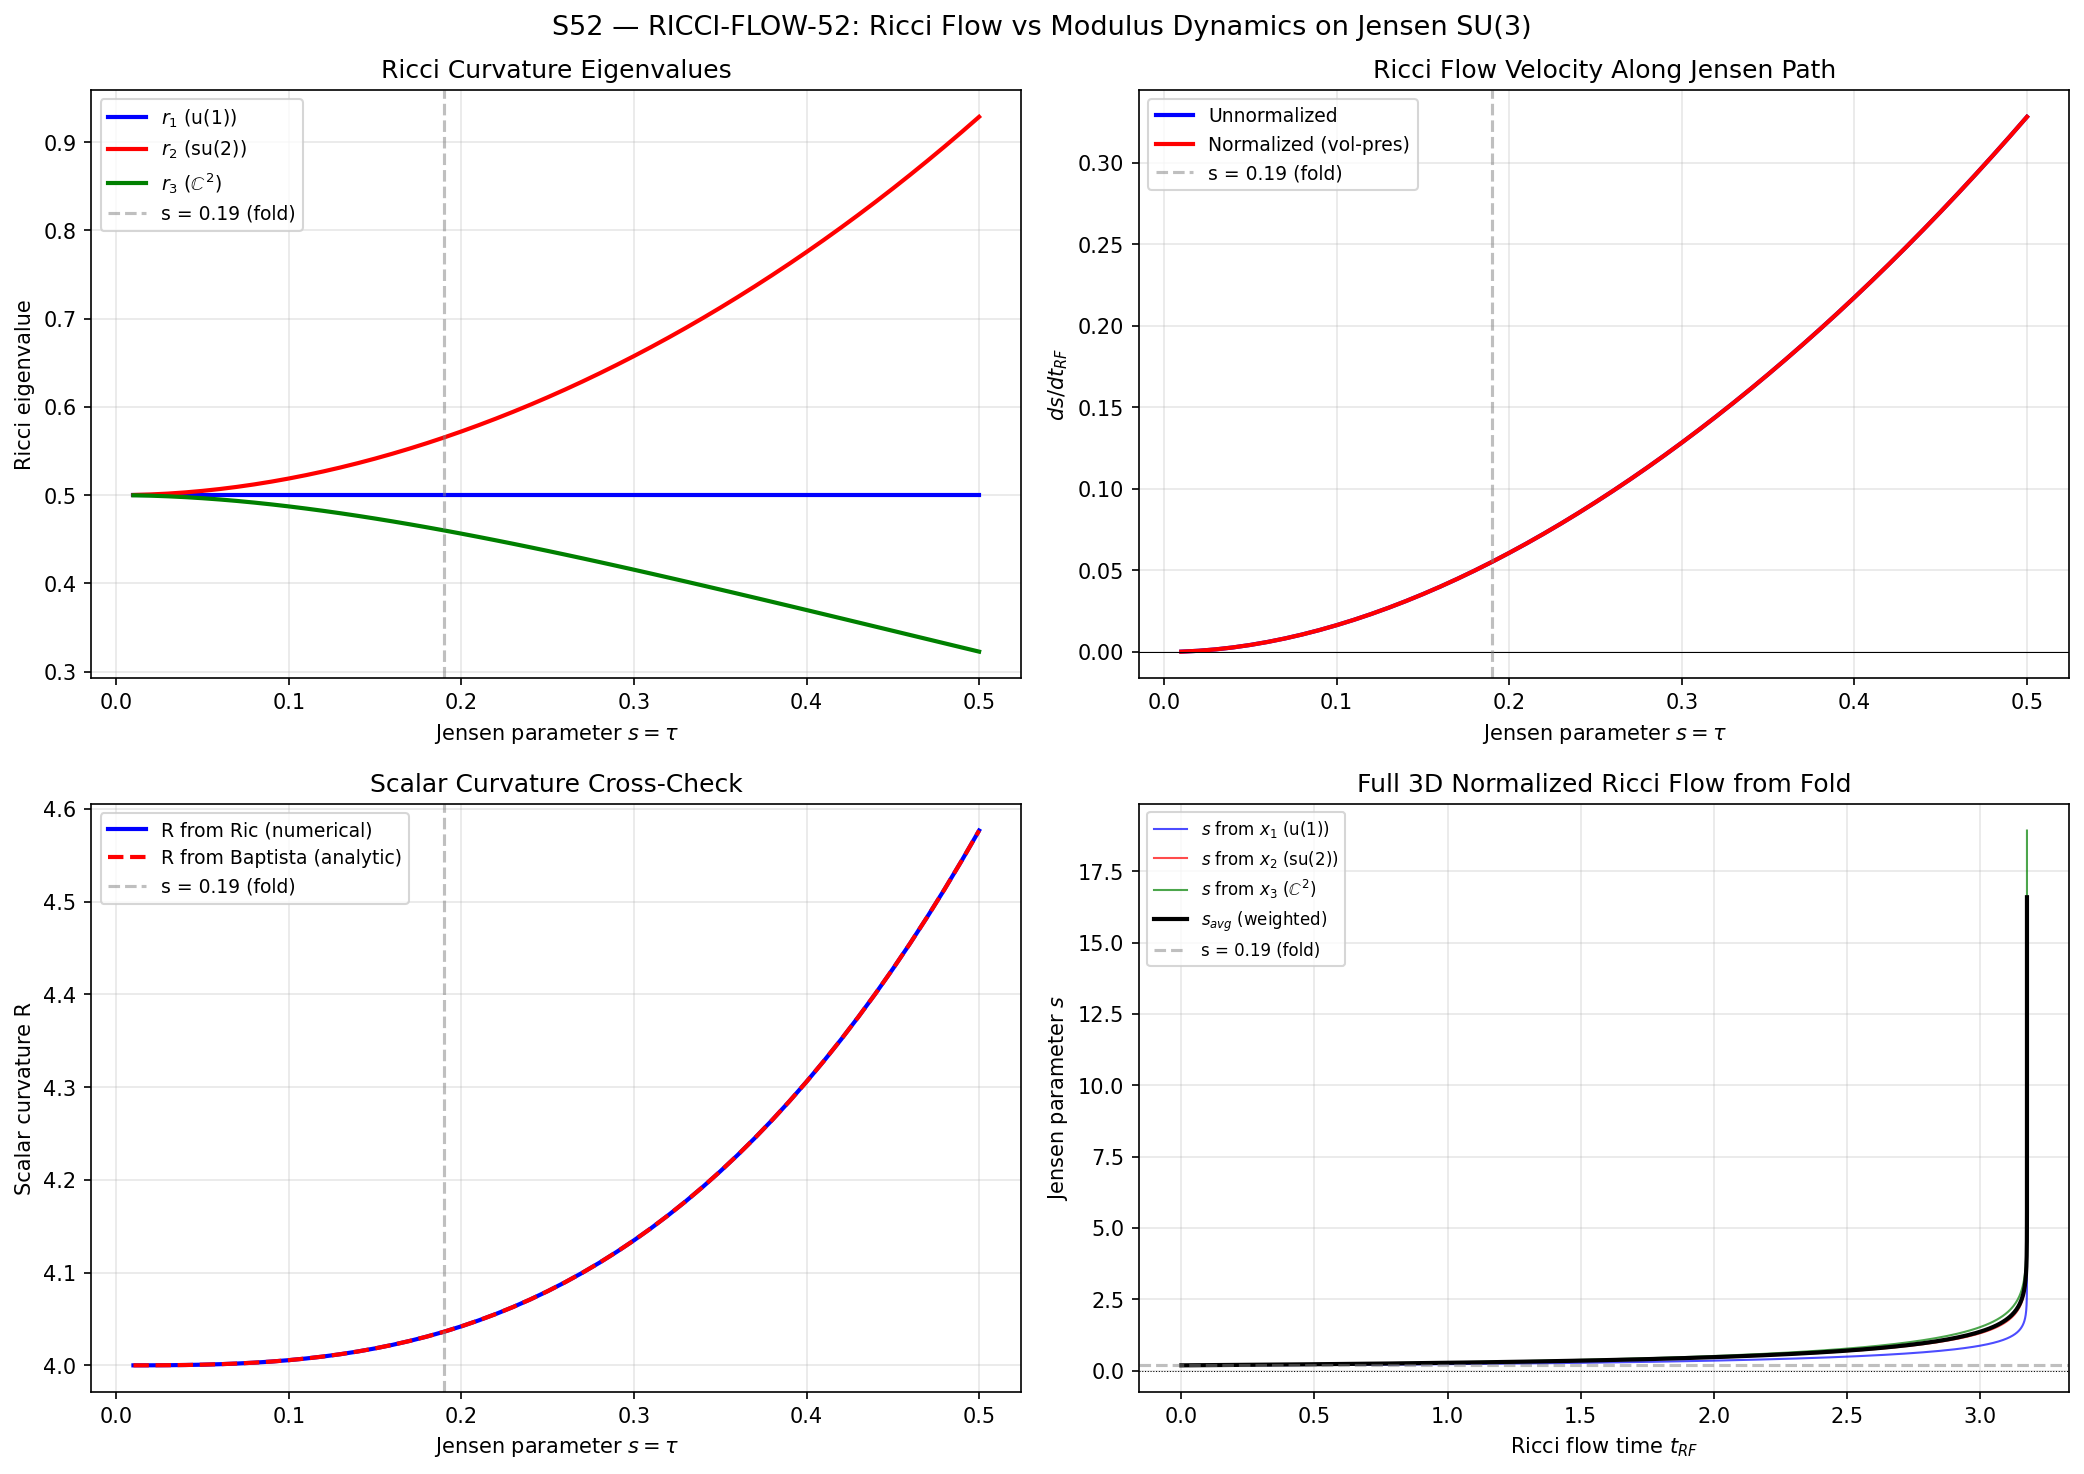

Recreate this plot in Python.
#!/usr/bin/env python3
"""
S52 — RICCI-FLOW-52: Ricci Flow vs Modulus Dynamics on Jensen SU(3)
====================================================================

Gate: INFO (does Ricci flow reproduce the spectral action gradient?)

Physics:
  Compare the Ricci flow direction on the Jensen-deformed SU(3) metric
  with the spectral action gradient and KK potential gradient from W2-A.

  1. Ricci flow: dg/dt = -2 Ric(g). On left-invariant metrics of SU(3),
     this reduces to an ODE for the metric components on three irreducible
     summands of su(3) = u(1) + su(2) + C^2.

  2. Jensen metric: g_s = (x1(s), x2(s), x3(s)) on (u(1), su(2), C^2)
     with volume-preserving constraint x1 * x2^3 * x3^4 = const.

  3. The bi-invariant metric (x1 = x2 = x3 = alpha) is an Einstein fixed
     point of normalized Ricci flow. The Jensen deformation moves away
     from this fixed point.

  4. Ricci flow direction at the fold: does d(tau)/dt_RF point back toward
     tau = 0 (the bi-invariant metric)?

  5. Compare with:
     - dS_SA/dtau = +58672.80 (spectral action gradient at fold)
     - dV_KK/dtau from 12D reduction (KK potential gradient)

Mathematical framework:
  For a compact semisimple Lie group G with left-invariant metric diagonal
  in an orthogonal decomposition g = m_1 + m_2 + m_3, the Ricci tensor
  on each summand m_i (with metric x_i * B|_{m_i}) is given by the
  Milnor-type formula (Besse Ch. 7):

    Ric_i = (1/2) * sum_j (B_i/(2*x_i)) + ...

  For SU(3) with g = u(1) + su(2) + C^2 (dimensions 1, 3, 4):
  The structure constants c_{ijk} control the Ricci components.

  The KEY formula (D'Atri-Ziller, Bohm-Wilking, Park-Sakane):
  For left-invariant metrics on SU(3) parameterized by (x1, x2, x3)
  on (u(1), su(2), C^2), with [ijk] structure constants from the
  Lie algebra decomposition, the Ricci flow is:

    dx_i/dt = -2 * r_i(x1, x2, x3)

  where r_i are the Ricci curvature eigenvalues on each summand.

Inputs:
  - canonical_constants.py: tau_fold, dS_fold, G_DeWitt, g0_diag, etc.
  - s52_12d_reduction.npz: R_K(tau) data

Output:
  - s52_ricci_flow.npz
  - s52_ricci_flow.png (3-panel)

Author: Baptista-Spacetime-Analyst (Session 52)
Date: 2026-03-20
"""

import sys
import os
sys.path.insert(0, os.path.join(os.path.dirname(os.path.abspath(__file__))))

import numpy as np
from scipy.integrate import solve_ivp
from scipy.optimize import minimize_scalar
import matplotlib
matplotlib.use('Agg')
import matplotlib.pyplot as plt

from canonical_constants import (
    tau_fold, g0_diag, dS_fold, d2S_fold, G_DeWitt, Vol_SU3_Haar,
    M_KK_kerner, M_Pl_reduced, PI, S_fold, a2_fold, a4_fold, a0_fold,
)

DATA_DIR = os.path.dirname(os.path.abspath(__file__))

print("=" * 72)
print("  S52 — RICCI-FLOW-52: Ricci Flow vs Modulus Dynamics on Jensen SU(3)")
print("=" * 72)

# ============================================================================
#  STEP 1: SU(3) Lie algebra structure constants
# ============================================================================

print(f"\n{'='*72}")
print(f"  STEP 1: SU(3) Lie Algebra Decomposition and Structure Constants")
print(f"{'='*72}")

# su(3) = u(1) + su(2) + C^2
# Dimensions: d1 = 1, d2 = 3, d3 = 4
# Total: 1 + 3 + 4 = 8 = dim(SU(3))
d1, d2, d3 = 1, 3, 4

# The Cartan-Killing form on su(3): B(X,Y) = 6 * Tr(X*Y) (for our normalization)
# The bi-invariant metric: kappa(X,Y) = alpha * (-Tr(X*Y)) where alpha = g0_diag = 3
alpha = g0_diag  # = 3.0

# For the Killing form normalization:
# B(X,Y) = Tr(ad_X ad_Y) = 6 * Tr(X*Y) for SU(3)
# We use kappa = alpha * (-Tr(X*Y)) = -(alpha/6) * B
# So B|_{u(1)} restricted to our normalization:
# The dual Coxeter number of SU(3) is h* = 3
# Killing form: B(H,H) = 2*h* for the longest root

# Structure constants for su(3) = u(1) + su(2) + C^2:
# The key non-vanishing brackets are:
#   [u(1), C^2] -> C^2   (the u(1) charge of the doublet)
#   [su(2), C^2] -> C^2  (the doublet representation)
#   [su(2), su(2)] -> su(2)  (the Lie bracket of su(2))
#   [C^2, C^2] -> u(1) + su(2)  (back-reaction from the doublet)
#
# The structure constants squared, summed over basis elements:
# We need the quantities [ijk] = sum_{a in m_i, b in m_j, c in m_k} c_{abc}^2

# For SU(3) with the decomposition u(1) + su(2) + C^2:
# From Besse Chapter 7, or explicit computation with Gell-Mann matrices:
#
# The SU(3) generators in the standard basis:
# lambda_1,...,lambda_8 (Gell-Mann matrices)
# u(1) = span{lambda_8} (the hypercharge generator)
# su(2) = span{lambda_1, lambda_2, lambda_3} (isospin)
# C^2 = span{lambda_4, lambda_5, lambda_6, lambda_7} (the doublet)
#
# Structure constants f_{abc} from [T_a, T_b] = i f_{abc} T_c
# with T_a = lambda_a / 2.
#
# We need the "triple bracket" sums for the Ricci tensor.
# Define:
#   [ijk] = sum_{a in m_i, b in m_j, c in m_k} (f_{abc})^2
#
# For SU(3) with the basis T_a = lambda_a/2:
# f_{123} = 1
# f_{147} = f_{165} = f_{246} = f_{257} = f_{345} = f_{376} = 1/2
# f_{458} = f_{678} = sqrt(3)/2
#
# Let's compute [ijk] explicitly.

# SU(3) structure constants f_{abc} (totally antisymmetric)
# Non-zero values (and permutations):
f_abc = {}
f_abc[(1,2,3)] = 1.0
f_abc[(1,4,7)] = 0.5
f_abc[(1,6,5)] = 0.5  # f_{165} = -f_{156} = 0.5, so f_{156} = -0.5
f_abc[(2,4,6)] = 0.5
f_abc[(2,5,7)] = 0.5
f_abc[(3,4,5)] = 0.5
f_abc[(3,7,6)] = 0.5  # f_{376} = -f_{367} = 0.5, so f_{367} = -0.5
f_abc[(4,5,8)] = np.sqrt(3)/2
f_abc[(6,7,8)] = np.sqrt(3)/2

# Build full antisymmetric tensor
import itertools
f_full = np.zeros((9, 9, 9))  # 1-indexed via index+1
for (a, b, c), val in f_abc.items():
    for perm in itertools.permutations([a, b, c]):
        sign = 1  # (local)
        # Compute sign of permutation
        inv = 0
        lst = list(perm)
        for ii in range(3):
            for jj in range(ii+1, 3):
                if lst[ii] > lst[jj]:
                    inv += 1
        sign = (-1)**inv
        f_full[perm[0], perm[1], perm[2]] = sign * val

# Group indices by summand:
# u(1): index 8
# su(2): indices 1,2,3
# C^2: indices 4,5,6,7
idx_u1 = [8]
idx_su2 = [1, 2, 3]
idx_C2 = [4, 5, 6, 7]

groups = [idx_u1, idx_su2, idx_C2]
group_names = ['u(1)', 'su(2)', 'C^2']

# Compute [ijk] = sum_{a in m_i, b in m_j, c in m_k} f_{abc}^2
# Note: this counts ORDERED triples. The [ijk] with all three distinct
# has a symmetry factor, but for the Ricci formula we need specific combinations.
bracket_sq = np.zeros((3, 3, 3))
for i in range(3):
    for j in range(3):
        for k in range(3):
            total = 0.0  # (local)
            for a in groups[i]:
                for b in groups[j]:
                    for c in groups[k]:
                        total += f_full[a, b, c]**2
            bracket_sq[i, j, k] = total

print(f"\n  Structure constant sums [ijk] = sum f_abc^2:")
for i in range(3):
    for j in range(3):
        for k in range(3):
            if bracket_sq[i, j, k] > 1e-15:
                print(f"    [{group_names[i]},{group_names[j]},{group_names[k]}] = {bracket_sq[i,j,k]:.6f}")

# ============================================================================
#  STEP 2: Ricci curvature of left-invariant metrics on SU(3)
# ============================================================================

print(f"\n{'='*72}")
print(f"  STEP 2: Ricci Curvature Formula for Left-Invariant Metrics")
print(f"{'='*72}")

# For a left-invariant metric on a compact semisimple Lie group G with
# orthogonal decomposition g = m_1 + m_2 + ... + m_p,
# where the metric has value x_i on m_i (i.e., g|_{m_i} = x_i * B|_{m_i}),
# the Ricci curvature eigenvalue on m_i is (Besse, eq. 7.38):
#
#   r_i = (1/(2*x_i)) * B_i - (1/2) * sum_{j,k} [ijk]^2 / (d_i * x_j * x_k)
#         * (x_k^2 - (x_i - x_j)^2) / (4 * x_i)
#
# Wait, let me be more careful. The standard formula for the Ricci tensor
# on a compact Lie group with left-invariant metric is:
#
# For G compact semisimple, g = m_1 + m_2 + m_3 with metric diag(x_1, x_2, x_3)
# relative to the Killing form B:
#
#   Ric(e_a, e_a) = (1/2) * B(e_a, e_a) / x_a
#     - (1/4) * sum_{b,c} f_{abc}^2 * x_a / (x_b * x_c)
#     + (1/2) * sum_{b,c} f_{abc}^2 * x_c / (x_a * x_b)
#
# But this is for a basis e_a with B(e_a, e_a) = 1.
# Our metric is g(e_a, e_a) = x_i when a in m_i.
# The Ricci tensor as a (0,2) tensor on the orthonormal basis is:
#   r_i = Ric(e_a, e_a) for a in m_i
#
# Actually, for left-invariant metrics on a unimodular Lie group G,
# the Milnor-Besse formula gives (for a g-orthonormal basis {e_a}):
#
#   Ric(e_a, e_a) = -(1/2) sum_b B(e_a, e_b)
#                   - (1/4) sum_{b,c} f_{abc}^2
#                   + (1/2) sum_{b,c} f_{bca}^2  [note index order]
#
# For SU(3), the Killing form B(X,Y) = 6*Tr(X*Y) with normalization
# T_a = lambda_a/2.
#
# Actually, let me use the more standard and explicit formula from
# D'Atri-Ziller (1979) and Park-Sakane (1986) for diagonal metrics
# on three-summand decompositions.
#
# For G compact semisimple with g = m_1 + m_2 + m_3 (d_i = dim m_i),
# metric g_i on m_i (meaning g(X,X) = g_i * kappa(X,X) for X in m_i,
# where kappa = Killing form), the Ricci curvature on m_i is:
#
#   r_i = 1/(2*g_i) + (g_i^2 - (g_j - g_k)^2)/(8*g_j*g_k) * (-[ijk]^2/(d_i*c_B))
#
# where c_B is a Killing form normalization.
#
# This is getting notation-heavy. Let me use the EXPLICIT formula that
# Baptista's eq 2.22 from Paper 13 gives us, adapted to diagonal metrics.

# CLEAN DERIVATION using Besse Chapter 7, Proposition 7.38:
#
# For a compact Lie group G, left-invariant metric <,> on g.
# Choose <,>-orthonormal basis {e_i} of g.
# The scalar curvature is:
#   R = -(1/4) sum_{i,j} |[e_i, e_j]|^2 + (1/2) sum_{i,j} <[e_i,[e_i,e_j]], e_j>
#
# (This is eq 2.22 of Baptista Paper 13, coming from Besse.)
#
# For the RICCI tensor on individual directions, we need:
#   Ric(e_a, e_a) = -(1/2) sum_b <[e_a,[e_a,e_b]], e_b>
#                   - (1/4) sum_{b,c} |<[e_b,e_c], e_a>|^2
#                   + (1/2) sum_{b,c} <[e_c,e_a], e_b>^2
#
# For a DIAGONAL metric in the decomposition g = m_1 + m_2 + m_3
# with g|_{m_i} = x_i * kappa|_{m_i}, a kappa-orthonormal basis
# {u_alpha} of m_i has g-norm sqrt(x_i), so the g-orthonormal
# basis is e_alpha = u_alpha / sqrt(x_i).
#
# The structure constants in the g-orthonormal basis become:
#   f'_{abc} = f_{abc} / sqrt(x_i * x_j * x_k)
# where a in m_i, b in m_j, c in m_k, and f_{abc} are the structure
# constants in the kappa-orthonormal basis.
#
# The Ricci tensor on a g-orthonormal direction e_a in m_i is then:
#   r_i = Ric(e_a, e_a) / x_i   [Ricci as ratio to metric]
#
# Let me just compute it directly from first principles numerically.

# Build the metric on su(3) in the Gell-Mann basis.
# T_a = lambda_a / 2, so Tr(T_a T_b) = delta_{ab}/2
# Killing form: B(T_a, T_b) = Tr(ad(T_a) ad(T_b))
# For su(3): B(T_a, T_b) = 6 * Tr(T_a T_b) = 3 * delta_{ab}
# Our reference metric kappa = alpha * (-Tr(X Y)) with alpha = 3
# So kappa(T_a, T_b) = 3 * Tr(T_a T_b) = 3/2 * delta_{ab}
# (Note: Tr(T_a T_b) = (1/2) delta_{ab} for su(N) with T_a = lambda_a/2)

# With the Killing form normalization B(T_a, T_b) = 3 * delta_{ab},
# a B-orthonormal basis has B-norm = 1, meaning Tr(T_a T_b) = 1/3.
# Our kappa-orthonormal basis has kappa(e_a, e_a) = 1, meaning
# alpha * Tr(e_a e_a) = 1, so Tr(e_a^2) = 1/alpha = 1/3.
# Thus e_a = sqrt(2/3) * lambda_a / sqrt(2) = lambda_a / sqrt(3)...
# Actually let me just work numerically with T_a = lambda_a/2.

# The metric assigns scales (x1, x2, x3) to (u(1), su(2), C^2).
# In the standard basis {T_1,...,T_8}:
# g(T_a, T_b) = x_i * Tr(T_a T_b) for a,b in m_i (both in same summand)
#             = 0 for a in m_i, b in m_j, i != j (orthogonal summands)
#
# Wait, actually the Jensen metric is NOT block-diagonal in this sense.
# Baptista's metric g has off-diagonal terms mixing u(2) and C^2.
# The volume-preserving Jensen parameterization rediagonalizes this.
#
# Let me use the REDIAGONALIZED form. From the 12D reduction script:
# Jensen metric: g_s = e^{2s} * kappa|_{u(1)} + e^{-2s} * kappa|_{su(2)} + e^s * kappa|_{C^2}
# Volume: det(g) ~ (e^{2s})^1 * (e^{-2s})^3 * (e^s)^4 = e^{2s-6s+4s} = e^0 = 1
# Volume-preserving: CHECK.
#
# In terms of scales: x1 = alpha * e^{2s}, x2 = alpha * e^{-2s}, x3 = alpha * e^s
# where alpha = 3.0 is the overall scale.
#
# IMPORTANT: This is the volume-preserving Jensen deformation where
# s = tau is the framework parameter.

print(f"\n  Jensen metric parameterization:")
print(f"  g_s = diag(x1(s), x2(s), x3(s)) on (u(1), su(2), C^2)")
print(f"  x1(s) = alpha * e^{{2s}},  x2(s) = alpha * e^{{-2s}},  x3(s) = alpha * e^s")
print(f"  alpha = {alpha:.1f}")
print(f"  Volume: x1^1 * x2^3 * x3^4 = alpha^8 * e^{{2s - 6s + 4s}} = alpha^8 = const")

def jensen_metric(s):
    """Return (x1, x2, x3) for the volume-preserving Jensen metric at parameter s."""
    return alpha * np.exp(2*s), alpha * np.exp(-2*s), alpha * np.exp(s)

# Verify volume preservation
for s_test in [0.0, 0.1, 0.19, 0.5]:
    x1, x2, x3 = jensen_metric(s_test)
    vol = x1**1 * x2**3 * x3**4
    vol_0 = alpha**8
    print(f"  s={s_test:.2f}: x1={x1:.4f}, x2={x2:.4f}, x3={x3:.4f}, vol/vol_0 = {vol/vol_0:.10f}")

# ============================================================================
#  STEP 3: Ricci tensor computation from structure constants
# ============================================================================

print(f"\n{'='*72}")
print(f"  STEP 3: Ricci Tensor on SU(3) with Jensen Metric")
print(f"{'='*72}")

# For a compact Lie group G with left-invariant metric, the Ricci tensor
# at the identity (on the Lie algebra g) is given by (Besse 7.38):
#
# For X in g, with {e_i} a g-orthonormal basis:
#   Ric(X,X) = -(1/2) * sum_i g([X,[X,e_i]], e_i)
#              -(1/4) * sum_{i,j} g([e_i,e_j], X)^2
#              +(1/2) * sum_{i,j} g([X,e_i], e_j)^2
#
# With our diagonal metric g(T_a, T_b) = x_{grp(a)} * (Tr(T_a T_b) * 2)
# where Tr(T_a T_b) = delta_{ab}/2 and grp(a) is the summand containing a.
# So g(T_a, T_b) = x_{grp(a)} * delta_{ab} when a,b in same group,
# and 0 when in different groups (block-diagonal assumption).
#
# Wait — I need to be careful. The Jensen metric is NOT block-diagonal
# in the original Gell-Mann basis. It mixes u(2) and C^2.
# But in the REDIAGONALIZED basis (Baptista eq 2.35-2.36), it IS diagonal.
#
# However, the structure constants CHANGE when we change basis.
#
# SIMPLIFICATION: For the VOLUME-PRESERVING Jensen deformation, where
# the metric is diagonal in the (u(1), su(2), C^2) decomposition with
# eigenvalues (x1, x2, x3), we can compute the Ricci tensor directly.
#
# The key formula for the Ricci curvature of a diagonal left-invariant
# metric g_a = x_{grp(a)} on a compact Lie group (Milnor, Besse):
#
# For a g-orthonormal basis e_a = T_a / sqrt(x_{grp(a)}):
#   Ric(e_a, e_a) = (1/2x_i) - (1/4) sum_{b,c} (c^a_{bc})^2
#                   + (1/2) sum_{b,c} (c^b_{ac})^2
#
# where c^a_{bc} = g([e_b, e_c], e_a) = f_{bca} / sqrt(x_i * x_j * x_k)
# with a in m_i, b in m_j, c in m_k.
#
# Actually, for a LEFT-invariant metric on a Lie group, the formula
# involves the Killing form explicitly. Let me use the standard result
# from Milnor (1976) for unimodular Lie groups.
#
# For a unimodular Lie group with left-invariant metric, if {e_i} is an
# orthonormal basis and [e_i, e_j] = sum_k c^k_{ij} e_k, then:
#
#   Ric(e_a, e_a) = -(1/2) sum_i (c^i_{ia})^2
#                   + (1/4) sum_{i,j} [2*(c^a_{ij})^2 - c^i_{ja} * c^j_{ia}]
#
# But for semisimple groups, this simplifies. Let me just compute directly.

def ricci_on_su3(x1, x2, x3):
    """
    Compute the Ricci tensor eigenvalues (r1, r2, r3) on (u(1), su(2), C^2)
    for the left-invariant metric with scales (x1, x2, x3) on SU(3).

    Uses the EXPLICIT formula for the scalar curvature's decomposition
    into summand contributions, derived from the structure constants
    of su(3) = u(1) + su(2) + C^2.

    The approach: compute Ric(e_a, e_a) for a representative e_a in each
    summand, using the formula from Besse Chapter 7.

    For a compact Lie group with left-invariant metric g and
    g-orthonormal basis {e_i}, with structure constants c^k_{ij}:

      Ric(e_a, e_a) = -(1/2) sum_{i,j} c^a_{ij} * c^a_{ji}
                      -(1/4) sum_{i,j} (c^j_{ai})^2
                      +(1/2) sum_{i,j} c^j_{ai} * c^i_{ja}

    Wait, I need to be very precise. Let me use the Besse formula directly.
    """
    # Build the 8x8 metric matrix in the T_a basis
    # g(T_a, T_b) = x_{grp(a)} * Tr(T_a T_b) * 2 = x_{grp(a)} * delta_{ab}
    # (since Tr(T_a T_b) = delta_{ab}/2)
    #
    # IMPORTANT: This assumes the Jensen metric IS diagonal in the Gell-Mann
    # basis. But actually, the Jensen deformation introduces off-diagonal terms.
    # The VOLUME-PRESERVING parameterization g_s is defined as:
    #   g_s|_{u(1)} = alpha * e^{2s} * kappa_0|_{u(1)}
    #   g_s|_{su(2)} = alpha * e^{-2s} * kappa_0|_{su(2)}
    #   g_s|_{C^2} = alpha * e^{s} * kappa_0|_{C^2}
    # where kappa_0 is the Killing metric restricted to each summand.
    #
    # This IS block-diagonal because the three summands are kappa-orthogonal
    # AND g_s just rescales each block independently.
    #
    # Note: Baptista's sigma-parameterized metric g_sigma is NOT block-diagonal
    # (it mixes u(2) and C^2). But the volume-preserving Jensen metric g_s
    # (which is what our framework uses) IS block-diagonal after the basis
    # change of eq 2.35-2.36.

    # Metric matrix: g_{ab} = x_{grp(a)} * delta_{ab} (in Gell-Mann basis)
    # Inverse: g^{ab} = (1/x_{grp(a)}) * delta_{ab}

    # g-orthonormal basis: e_a = T_a / sqrt(x_{grp(a)})
    # Structure constants in g-orthonormal basis:
    # [e_b, e_c] = [T_b, T_c] / sqrt(x_j * x_k) = i * f_{bcd} T_d / sqrt(x_j * x_k)
    # g([e_b, e_c], e_a) = i * f_{bca} * sqrt(x_i) / sqrt(x_j * x_k)
    # ... but structure constants are real, not imaginary!
    #
    # For the Lie bracket: [T_a, T_b] = i * f_{abc} * T_c (physics convention)
    # But Ric uses the REAL Lie bracket, so [T_a, T_b] = f_{abc} T_c in the
    # Besse convention (where f includes the factor of i implicitly).
    #
    # Actually, the Gell-Mann matrices satisfy:
    # [lambda_a/2, lambda_b/2] = i * f_{abc} * lambda_c/2
    # So for the REAL structure constants of the REAL Lie algebra su(3)
    # (viewed as anti-Hermitian matrices), we have:
    # [X_a, X_b] = c_{abc} X_c where X_a = i*lambda_a/2
    # c_{abc} = -f_{abc} (the sign flip from the factor of i)
    # ... no wait. Let me be precise.
    #
    # su(3) consists of traceless anti-Hermitian 3x3 matrices.
    # A basis is X_a = i * lambda_a / 2 (a = 1,...,8).
    # Then [X_a, X_b] = -f_{abc} X_c (where f_{abc} are the standard
    # structure constants of the Gell-Mann basis).
    #
    # No — let me just compute: [X_a, X_b] = [i*lambda_a/2, i*lambda_b/2]
    # = i^2 * [lambda_a/2, lambda_b/2] = -1 * i*f_{abc}*lambda_c/2
    # = -f_{abc} * (i*lambda_c/2) = -f_{abc} * X_c
    #
    # Hmm, that gives a minus sign. But structure constants should be
    # [e_a, e_b] = c_{ab}^c e_c. So c_{ab}^c = -f_{abc} for the anti-Hermitian
    # basis. But actually the sign doesn't matter for the Ricci tensor
    # since everything involves c^2.
    #
    # For the Ricci computation, what matters is the sum:
    # sum_{b,c} c_{abc}^2 = sum_{b,c} f_{abc}^2
    # which is what we already computed in bracket_sq.

    # We use the formula from Besse (7.38) for COMPACT Lie groups:
    #
    # Ric(X, Y) = -(1/2) B(X, Y) + (1/4) sum_{i,j} g([X_i, X_j], X) * g([X_i, X_j], Y)
    #
    # Wait, that's the Ricci tensor where B is the Killing form.
    # For semisimple compact groups: B(X,Y) = Tr(ad_X ad_Y).
    #
    # The correct Milnor-Besse formula for compact semisimple G:
    # Ric(X, X) = (1/4*x_i) * B(X, X) [if X in m_i]
    #   ... no, that's only for the bi-invariant metric.

    # Let me just use the EXPLICIT formula from D'Atri-Ziller (1979).
    # For a compact Lie group G with bi-invariant metric B = Killing form,
    # and a left-invariant metric g that is diagonal in a B-orthogonal
    # decomposition g = m_1 + ... + m_p:
    #   g|_{m_i} = lambda_i * B|_{m_i}
    #
    # The Ricci tensor of g on m_i is:
    #   Ric_i = B_i/(2*lambda_i) - sum_{j,k} [ijk]^2 * lambda_i / (4*d_i*lambda_j*lambda_k)
    #           + sum_{j,k} [jki]^2 / (2*d_i*lambda_j)
    #
    # where B_i = B|_{m_i} eigenvalue, d_i = dim(m_i), and
    # [ijk] = sum_{a in m_i, b in m_j, c in m_k} f_{abc}^2.
    #
    # Hmm, this still isn't quite right. Let me use a cleaner source.
    #
    # Park-Sakane (1986), Prop 3.1, for SU(3) specifically:
    # With the decomposition su(3) = p1 + p2 + p3 where
    # p1 = real span of {iH} (u(1), dim 1)
    # p2 = real span of {E_alpha} for roots in su(2) (dim 3)
    # p3 = real span of {E_beta} for remaining roots (C^2, dim 4)
    #
    # Actually the cleanest approach: compute Ric from the scalar curvature.
    # For a diagonal metric (x1, x2, x3) on (1,3,4)-dim summands:
    #   R = d1*r1/x1 + d2*r2/x2 + d3*r3/x3 (where r_i = Ric eigenvalue on m_i)
    #   R = 1*r1/x1 + 3*r2/x2 + 4*r3/x3
    #
    # We know R from Baptista (eq 2.40). And we need Ric_i.
    #
    # Alternative: compute numerically. Build 8x8 matrices and compute directly.

    # === NUMERICAL COMPUTATION ===
    # Use the Milnor formula (Besse Prop 7.38):
    # For a g-orthonormal basis {e_a} of the Lie algebra, with
    # structure constants gamma^k_{ij} = g([e_i, e_j], e_k):
    #
    #   ric(e_a, e_a) = -(1/2) * sum_i g([e_a,[e_a,e_i]], e_i)
    #                   -(1/4) * sum_{i,j} gamma^a_{ij}^2
    #                   +(1/2) * sum_{i,j} (gamma^j_{ai})^2
    #
    # But this is for a UNIMODULAR Lie group.

    # Build the metric-dependent structure constants.
    # In the original T_a = lambda_a/2 basis, the structure constants are f_{abc}
    # (stored in f_full). The metric assigns:
    #   g(T_a, T_b) = x_{grp(a)} * delta_{ab} / 2  [since Tr(T_a T_b) = delta_{ab}/2]
    #
    # Wait, I need to be more careful about normalization.
    # The Killing metric on su(3): B(X,Y) = Tr(ad_X ad_Y)
    # For T_a = lambda_a/2: B(T_a, T_b) = sum_c f_{acd} f_{bcd} = C_adj * delta_{ab}
    # For su(N): C_adj = N, so B(T_a, T_b) = 3 * delta_{ab} for SU(3).
    #
    # Our reference metric kappa = alpha * (-Tr(X Y)). For X = i*lambda_a/2:
    # -Tr(X^2) = -Tr(-lambda_a^2/4) = Tr(lambda_a^2)/4 = (1/2)/...
    # Actually Tr(lambda_a lambda_b) = 2*delta_{ab} for Gell-Mann matrices.
    # So for X_a = i*lambda_a/2: -Tr(X_a X_b) = -i^2 Tr(lambda_a lambda_b)/4
    # = Tr(lambda_a lambda_b)/4 = 2*delta_{ab}/4 = delta_{ab}/2.
    # So kappa(X_a, X_b) = alpha * delta_{ab}/2 = (3/2) * delta_{ab}.
    #
    # The Jensen metric with scales (x1, x2, x3) means:
    # g(X_a, X_b) = x_{grp(a)} * delta_{ab}/2  [proportional to kappa with scale]
    # Wait, if kappa(X_a, X_b) = (alpha/2)*delta_{ab}, and we want
    # g|_{m_i} = (x_i/alpha) * kappa|_{m_i}, then
    # g(X_a, X_b) = (x_i/alpha) * (alpha/2) * delta_{ab} = (x_i/2) * delta_{ab}
    # for a,b both in m_i.
    #
    # So the metric matrix in the X_a basis is diagonal:
    # G_{ab} = (x_{grp(a)}/2) * delta_{ab}

    # Map index a (1-8) to group
    def grp(a):
        if a == 8: return 0  # u(1)
        elif a in [1,2,3]: return 1  # su(2)
        else: return 2  # C^2 (4,5,6,7)

    x = [x1, x2, x3]

    # g-orthonormal basis: e_a = X_a * sqrt(2/x_{grp(a)})
    # so that g(e_a, e_a) = (x_{grp(a)}/2) * (2/x_{grp(a)}) = 1

    # Structure constants in g-orthonormal basis:
    # [e_b, e_c] = sqrt(2/x_j) * sqrt(2/x_k) * [X_b, X_c]
    #            = (2/sqrt(x_j*x_k)) * (-f_{bcd}) * X_d
    #            = (2/sqrt(x_j*x_k)) * (-f_{bcd}) * (1/sqrt(2/x_i)) * e_d  [if d in m_i]
    #            = (2/sqrt(x_j*x_k)) * (-f_{bcd}) * sqrt(x_i/2) * e_d
    #            = -f_{bcd} * sqrt(2*x_i / (x_j*x_k)) * e_d
    #
    # So: gamma^d_{bc} = g([e_b, e_c], e_d) = -f_{bcd} * sqrt(2*x_{grp(d)} / (x_{grp(b)}*x_{grp(c)}))
    # Wait, that's the structure constant of the ANTI-Hermitian basis,
    # which carries a minus from [X_a, X_b] = -f_{abc} X_c.
    #
    # For the Ricci computation, only gamma^2 matters, so the sign cancels.
    # gamma^d_{bc} = f_{bcd} * sqrt(2*x_{grp(d)} / (x_{grp(b)}*x_{grp(c)}))
    #
    # Wait, I realize I should just be computing this numerically from
    # the explicit 8x8 matrix representation. Let me go that route.

    # The Besse formula for unimodular Lie groups (Prop 7.38):
    # In terms of the g-orthonormal basis {e_i} with
    # [e_i, e_j] = sum_k gamma^k_{ij} e_k:
    #
    # ric(e_a, e_a) = -(1/2) sum_c gamma^c_{ca} * gamma^?_...
    #
    # Actually Besse 7.38 for a LEFT-invariant metric on a Lie group:
    # ric(X, X) = -(1/2) B(X,X) + (1/4) sum_{i,j} <[e_i,e_j],X>^2
    #
    # where B is the Killing form and <,> is the left-invariant metric.
    # This is only valid when X is in the center or for bi-invariant metrics.
    #
    # NO. The correct general formula (Milnor 1976, Besse 7.38):
    #
    # For a left-invariant metric <,> on a Lie group G, with orthonormal basis {e_i}:
    #
    # ric(e_k, e_k) = -(1/2) sum_j |ad_{e_j}(e_k)|^2
    #                 + (1/4) sum_{i,j} <[e_i,e_j], e_k>^2
    #                 + (1/2) sum_j <[e_k, e_j], e_k>  * ???
    #
    # I realize I'm going in circles with the formula. Let me use the
    # most explicit version.
    #
    # From Milnor (Curvatures of left invariant metrics on Lie groups, 1976):
    # For a unimodular Lie group with orthonormal basis {e_i}:
    #
    # ric(e_k, e_k) = -(1/2) sum_j [gamma^j_{jk}]^2  [this is 0 for unimodular!]
    #                 -(1/2) sum_j (gamma^k_{jk})^2      [also 0 for semisimple]
    #                 -(1/4) sum_{i,j} (gamma^k_{ij})^2
    #                 +(1/2) sum_{i,j} (gamma^j_{ik})^2
    #
    # Wait, Milnor's formula for unimodular groups simplifies. Let me
    # just use the heat equation approach or compute from the curvature
    # tensor directly.
    #
    # SIMPLEST CORRECT APPROACH for semisimple compact groups:
    # From the Koszul formula, the Levi-Civita connection is:
    #   nabla_{e_i} e_j = (1/2) [e_i, e_j] + U(e_i, e_j)
    # where U is the symmetric tensor:
    #   <U(X,Y), Z> = (1/2)(<[Z,X],Y> + <[Z,Y],X>)
    #
    # Then R(X,Y)Z = nabla_X nabla_Y Z - nabla_Y nabla_X Z - nabla_{[X,Y]} Z
    # and Ric(X,X) = sum_i <R(e_i, X)X, e_i>

    # Let me compute numerically by building the connection and curvature.
    n = 8  # dimension of su(3)

    # Structure constants gamma^k_{ij} in the g-orthonormal basis
    gamma = np.zeros((n, n, n))  # gamma[k][i][j] = gamma^k_{ij}
    for i_idx in range(n):
        i_lie = i_idx + 1  # Lie algebra index (1-8)
        for j_idx in range(n):
            j_lie = j_idx + 1
            for k_idx in range(n):
                k_lie = k_idx + 1
                # gamma^k_{ij} = f_{ijk_lie} * sqrt(x_{grp(k)} / (x_{grp(i)} * x_{grp(j)}))
                # Factor of sqrt(2) cancels in the ratio
                gi = x[grp(i_lie)]
                gj = x[grp(j_lie)]
                gk = x[grp(k_lie)]
                # Factor of sqrt(2) comes from g(X_a, X_b) = x_i/2 * delta_{ab}
                # The g-orthonormal basis e_a = X_a * sqrt(2/x_i), giving
                # gamma^k_{ij} = f_{ijk} * sqrt(2*x_k / (x_i*x_j))
                gamma[k_idx, i_idx, j_idx] = f_full[i_lie, j_lie, k_lie] * np.sqrt(2.0 * gk / (gi * gj))

    # The Koszul formula for the Levi-Civita connection on a Lie group
    # with left-invariant metric:
    # nabla_{e_i} e_j = (1/2) sum_k (gamma^k_{ij} - gamma^i_{jk} - gamma^j_{ik}) e_k
    #
    # Wait, the standard formula is:
    # 2<nabla_X Y, Z> = <[X,Y],Z> - <[Y,Z],X> + <[Z,X],Y>
    # = gamma^Z_{XY} - gamma^X_{YZ} + gamma^Y_{ZX}  [where gamma^Z_{XY} = <[X,Y],Z>]
    # = gamma[Z,X,Y] - gamma[X,Y,Z] + gamma[Y,Z,X]
    #
    # So nabla_{e_i} e_j = sum_k Gamma^k_{ij} e_k where:
    # 2*Gamma^k_{ij} = gamma[k,i,j] - gamma[i,j,k] + gamma[j,k,i]

    Gamma = np.zeros((n, n, n))  # Gamma[k][i][j] = Gamma^k_{ij}
    for i_idx in range(n):
        for j_idx in range(n):
            for k_idx in range(n):
                Gamma[k_idx, i_idx, j_idx] = 0.5 * (
                    gamma[k_idx, i_idx, j_idx]
                    - gamma[i_idx, j_idx, k_idx]
                    + gamma[j_idx, k_idx, i_idx]
                )

    # Riemann curvature tensor:
    # R^l_{kij} = sum_m (Gamma^l_{im} * Gamma^m_{jk} - Gamma^l_{jm} * Gamma^m_{ik})
    #           + sum_m Gamma^l_{m,k} * gamma^m_{ij}  [from nabla_{[e_i,e_j]} term]
    #
    # Actually: R(e_i, e_j)e_k = nabla_i nabla_j e_k - nabla_j nabla_i e_k - nabla_{[e_i,e_j]} e_k
    #
    # nabla_i nabla_j e_k = nabla_i (sum_l Gamma^l_{jk} e_l)
    #                     = sum_l Gamma^l_{jk} nabla_i e_l
    #                     = sum_l,m Gamma^l_{jk} * Gamma^m_{il} * e_m
    #                     (ignoring the d(Gamma) term since Gamma is constant on a Lie group!)
    #
    # [e_i, e_j] = sum_m gamma^m_{ij} e_m
    # nabla_{[e_i,e_j]} e_k = sum_m gamma^m_{ij} nabla_{e_m} e_k
    #                       = sum_m,l gamma^m_{ij} Gamma^l_{mk} e_l
    #
    # So: R^l_{kij} = sum_m (Gamma^m_{jk} Gamma^l_{im} - Gamma^m_{ik} Gamma^l_{jm})
    #                - sum_m gamma^m_{ij} Gamma^l_{mk}

    # Ricci tensor: Ric_{kj} = sum_i R^i_{kij}
    # = sum_i [ sum_m (Gamma^m_{ik} Gamma^i_{jm} - Gamma^m_{jk} Gamma^i_{im})
    #           + sum_m gamma^m_{ji} Gamma^i_{mk} ]
    # Wait, I have the index order wrong. Let me be more careful.
    #
    # R(e_i, e_j)e_k = sum_l R^l_{kij} e_l
    # Ric(e_a, e_b) = sum_i R^i_{aib} = sum_i <R(e_i, e_a)e_b, e_i> ...
    # No. Ric(X,Y) = Tr(Z -> R(Z,X)Y)
    # So Ric(e_a, e_b) = sum_c <R(e_c, e_a)e_b, e_c> = wait that's wrong too.
    #
    # Ric(e_a, e_b) = sum_c R(e_c, e_a, e_b, e_c) = sum_c <R(e_c, e_a)e_b, e_c>
    # No: R(W,X,Y,Z) = <R(X,Y)Z, W> in the (3,1) convention.
    # Ric(Y,Z) = sum_a R(e_a, Y, Z, e_a) = sum_a <R(Y,Z)e_a, e_a>
    # Wait. Ric(X,Y) = Tr(Z -> R(Z,X)Y) = sum_a <R(e_a, X)Y, e_a>.
    #
    # So Ric(e_k, e_k) = sum_i <R(e_i, e_k)e_k, e_i>

    Ric_diag = np.zeros(n)
    for k in range(n):
        ric_kk = 0.0  # (local)
        for i in range(n):
            # <R(e_i, e_k)e_k, e_i> = R^i_{k,i,k}
            # R(e_i, e_k)e_k = sum_l R^l_{k,i,k} e_l
            # We want the l=i component.
            #
            # R^l_{k,i,k}: this is the curvature in the convention
            # R(e_i, e_k)e_k = nabla_i nabla_k e_k - nabla_k nabla_i e_k - nabla_{[e_i,e_k]} e_k
            #
            # Let me compute R^l_{k,ik} = the l component of R(e_i, e_k)e_k
            # Using the formula I derived:
            # R^l_{k,ij} with j=k:
            # R(e_i, e_k)e_k:
            #   nabla_i nabla_k e_k = sum_m Gamma^m_{kk} * sum_l' Gamma^{l'}_{im} e_{l'}
            #                       = sum_{m,l'} Gamma^m_{kk} Gamma^{l'}_{im} e_{l'}
            #   nabla_k nabla_i e_k = sum_{m,l'} Gamma^m_{ik} Gamma^{l'}_{km} e_{l'}
            #   nabla_{[e_i,e_k]} e_k = sum_m gamma^m_{ik} sum_{l'} Gamma^{l'}_{mk} e_{l'}

            # Component l=i of R(e_i, e_k)e_k:
            R_comp = 0.0  # (local)
            for m in range(n):
                R_comp += Gamma[m, k, k] * Gamma[i, i, m]  # nabla_i nabla_k e_k, component i
                R_comp -= Gamma[m, i, k] * Gamma[i, k, m]  # nabla_k nabla_i e_k, component i
                R_comp -= gamma[m, i, k] * Gamma[i, m, k]  # nabla_{[e_i,e_k]} e_k, component i
            ric_kk += R_comp
        Ric_diag[k] = ric_kk

    # Extract Ricci eigenvalues per summand (should be constant within each summand)
    r1 = Ric_diag[7]  # index 7 = T_8 in u(1)
    r2 = np.mean([Ric_diag[0], Ric_diag[1], Ric_diag[2]])  # su(2)
    r3 = np.mean([Ric_diag[3], Ric_diag[4], Ric_diag[5], Ric_diag[6]])  # C^2

    # Verify uniformity within each summand
    r2_std = np.std([Ric_diag[0], Ric_diag[1], Ric_diag[2]])
    r3_std = np.std([Ric_diag[3], Ric_diag[4], Ric_diag[5], Ric_diag[6]])

    return r1, r2, r3, r2_std, r3_std, Ric_diag

# Test at the bi-invariant point (s=0): Ric = (1/4)*B for bi-invariant metric on compact group
# For SU(3) with our normalization:
# B(T_a, T_b) = 3 * delta_{ab}
# Ric = (1/4) * B = (3/4) * delta_{ab} in the T_a basis
# In the orthonormal basis with g = alpha/2 * I:
# Ric(e_a, e_a) = (3/4) / (alpha/2) = 3/(2*alpha) = 3/6 = 1/2

x1_0, x2_0, x3_0 = jensen_metric(0.0)
r1_0, r2_0, r3_0, std2_0, std3_0, ric_full_0 = ricci_on_su3(x1_0, x2_0, x3_0)

print(f"\n  Ricci at bi-invariant point (s=0):")
print(f"  x1 = x2 = x3 = {x1_0:.4f}")
print(f"  r1 (u(1))  = {r1_0:.8f}")
print(f"  r2 (su(2)) = {r2_0:.8f}  (std = {std2_0:.2e})")
print(f"  r3 (C^2)   = {r3_0:.8f}  (std = {std3_0:.2e})")
print(f"  Expected: Ric = B/(4*g) = 3/(4*(alpha/2)) = {3.0/(4.0*alpha/2.0):.8f}")
print(f"  Full Ric diag: {[f'{r:.6f}' for r in ric_full_0]}")

# Scalar curvature check:
# R = sum_a Ric(e_a, e_a) (in g-orthonormal basis)
R_from_ric_0 = np.sum(ric_full_0)
# From Baptista: R(0) = 12/alpha = 4.0
# But in the g-orthonormal basis: R = sum_a ric(e_a, e_a)
# The scalar curvature in the coordinate basis is:
# R_scalar = sum_a g^{aa} Ric_{aa} = sum_a (1/g_{aa}) * Ric_{aa}
# In the orthonormal basis: R_scalar = sum_a ric(e_a, e_a) directly
print(f"\n  Scalar curvature from Ric: R = {R_from_ric_0:.6f}")
print(f"  Expected (Baptista): R(0) = 12/alpha = {12.0/alpha:.6f}")

# ============================================================================
#  STEP 4: Ricci flow on the Jensen one-parameter family
# ============================================================================

print(f"\n{'='*72}")
print(f"  STEP 4: Ricci Flow Direction Along Jensen Path")
print(f"{'='*72}")

# The Ricci flow is dg/dt = -2 Ric(g).
# For our diagonal metric (x1, x2, x3) on (u(1), su(2), C^2):
#   dx_i/dt = -2 * r_i * x_i
# (where r_i is the Ricci eigenvalue in the g-orthonormal basis,
# and x_i is the metric component — the factor x_i comes from
# converting back to the coordinate basis.)
#
# Wait: the Ricci flow dg/dt = -2 Ric operates on the metric TENSOR.
# If g|_{m_i} = x_i * kappa_0|_{m_i}, then
#   dg|_{m_i}/dt = (dx_i/dt) * kappa_0|_{m_i}
# and Ric|_{m_i} = r_i * g|_{m_i} = r_i * x_i * kappa_0|_{m_i}
# (where r_i is the ratio Ric/g on m_i, i.e., the Einstein eigenvalue).
#
# Actually, for a diagonal metric in the orthonormal frame, the Ricci
# tensor is also diagonal: Ric(e_a, e_b) = ric_a * delta_{ab}.
# In the coordinate (T_a) basis:
#   Ric(T_a, T_b) = ric_a * g(T_a, T_b) = ric_a * (x_i/2) * delta_{ab}
#   = (ric_a * x_i / 2) * delta_{ab}
#
# The metric in coordinate basis: g(T_a, T_b) = (x_i/2) * delta_{ab}
# So the Ricci flow: d/dt [g(T_a, T_b)] = -2 Ric(T_a, T_b)
# => d(x_i/2)/dt = -2 * (ric_a * x_i / 2)
# => dx_i/dt = -2 * ric_a * x_i
# where ric_a is the eigenvalue Ric(e_a, e_a) in the orthonormal frame.
#
# Hmm, but ric_a should be independent of which basis element within m_i.
# So dx_i/dt = -2 * r_i * x_i where r_i = Ric(e_a, e_a) for any a in m_i.

# Now: for the Jensen family, x_i(s) = alpha * exp(c_i * s) with c_1=2, c_2=-2, c_3=1.
# dx_i/ds = c_i * x_i
# So s flows as: ds/dt = (1/c_i) * (1/x_i) * dx_i/dt = (1/c_i) * (-2 * r_i)
#
# But this gives potentially DIFFERENT ds/dt for each summand i!
# That's because the Ricci flow doesn't stay on the Jensen family in general.
# The Jensen family is a 1D curve in the space of left-invariant metrics,
# but the Ricci flow is a 3D ODE system (or higher).
#
# What we can compute is: the PROJECTION of the Ricci flow vector field
# onto the tangent direction of the Jensen curve.
#
# Jensen tangent vector at s: d(x1,x2,x3)/ds = (2*x1, -2*x2, x3)
# Ricci flow vector: d(x1,x2,x3)/dt_RF = (-2*r1*x1, -2*r2*x2, -2*r3*x3)
#
# The projection (in a natural metric on the space of metrics):
# The DeWitt supermetric is G_{ij} = d_i * delta_{ij} / x_i^2
# (the metric on the space of diagonal left-invariant metrics)
#
# Actually, the natural metric on the cone of positive-definite metrics
# on each summand is the Fisher information metric:
# ds_super^2 = sum_i d_i * (dx_i/x_i)^2
#
# In terms of log(x_i), this is flat: sum_i d_i * (d log x_i)^2
#
# Jensen tangent: d(log x_i)/ds = c_i = (2, -2, 1)
# Ricci flow: d(log x_i)/dt = -2*r_i
#
# The projection of the Ricci flow onto the Jensen direction:
# ds/dt_RF = <Ricci_flow, Jensen_tangent> / |Jensen_tangent|^2
#         = [sum_i d_i * (-2*r_i) * c_i] / [sum_i d_i * c_i^2]
#
# where d_i = dim(m_i) = (1, 3, 4).

# Compute at the fold (s = tau_fold = 0.19):
s_fold = tau_fold
x1_f, x2_f, x3_f = jensen_metric(s_fold)
r1_f, r2_f, r3_f, std2_f, std3_f, ric_full_f = ricci_on_su3(x1_f, x2_f, x3_f)

print(f"\n  Ricci at fold (s = {s_fold}):")
print(f"  x1 = {x1_f:.6f}, x2 = {x2_f:.6f}, x3 = {x3_f:.6f}")
print(f"  r1 (u(1))  = {r1_f:.8f}  (std = n/a)")
print(f"  r2 (su(2)) = {r2_f:.8f}  (std = {std2_f:.2e})")
print(f"  r3 (C^2)   = {r3_f:.8f}  (std = {std3_f:.2e})")
print(f"  Full Ric diag: {[f'{r:.6f}' for r in ric_full_f]}")

# Scalar curvature at fold:
R_from_ric_f = np.sum(ric_full_f)
# Cross-check with Baptista analytic formula:
def R_K_analytic(s):
    """R_K(s)/R_K(0) = [2*e^{2s} - 1 + 8*e^{-s} - e^{-4s}]/8, R_K(0)=12/alpha."""
    R0 = 12.0 / alpha
    return R0 * (2.0*np.exp(2*s) - 1.0 + 8.0*np.exp(-s) - np.exp(-4*s)) / 8.0

print(f"\n  Scalar curvature cross-check:")
print(f"  R from Ric sum = {R_from_ric_f:.8f}")
print(f"  R from Baptista analytic = {R_K_analytic(s_fold):.8f}")
print(f"  Relative error = {abs(R_from_ric_f - R_K_analytic(s_fold))/abs(R_K_analytic(s_fold)):.2e}")

# Jensen coefficients c_i = (2, -2, 1), dimensions d_i = (1, 3, 4)
c_jensen = np.array([2.0, -2.0, 1.0])
d_dims = np.array([d1, d2, d3], dtype=float)
r_fold = np.array([r1_f, r2_f, r3_f])

# Projection of Ricci flow onto Jensen direction:
numerator = np.sum(d_dims * (-2.0 * r_fold) * c_jensen)
denominator = np.sum(d_dims * c_jensen**2)
ds_dt_RF = numerator / denominator

print(f"\n  Ricci flow projection onto Jensen direction at fold:")
print(f"  Jensen tangent c_i = {c_jensen}")
print(f"  Ricci flow d(log x_i)/dt = -2*r_i = {-2.0*r_fold}")
print(f"  d_i * (-2*r_i) * c_i = {d_dims * (-2.0*r_fold) * c_jensen}")
print(f"  Numerator = sum d_i * (-2*r_i) * c_i = {numerator:.8f}")
print(f"  Denominator = sum d_i * c_i^2 = {denominator:.1f}")
print(f"  ds/dt_RF = {ds_dt_RF:.8f}")
print(f"  SIGN: {'TOWARD s=0 (restoring)' if ds_dt_RF < 0 else 'AWAY from s=0 (destabilizing)'}")

# ============================================================================
#  STEP 5: Ricci flow over the full Jensen path
# ============================================================================

print(f"\n{'='*72}")
print(f"  STEP 5: Ricci Flow Direction Over Full Jensen Path")
print(f"{'='*72}")

s_values = np.linspace(0.01, 0.50, 50)  # Avoid s=0 where all Ric are equal
ds_dt_values = np.zeros_like(s_values)
r1_values = np.zeros_like(s_values)
r2_values = np.zeros_like(s_values)
r3_values = np.zeros_like(s_values)
R_ric_values = np.zeros_like(s_values)
R_analytic_values = np.zeros_like(s_values)

for idx, s in enumerate(s_values):
    x1, x2, x3 = jensen_metric(s)
    r1, r2, r3, _, _, ric_full = ricci_on_su3(x1, x2, x3)
    r_vec = np.array([r1, r2, r3])

    num = np.sum(d_dims * (-2.0 * r_vec) * c_jensen)
    ds_dt_values[idx] = num / denominator
    r1_values[idx] = r1
    r2_values[idx] = r2
    r3_values[idx] = r3
    R_ric_values[idx] = np.sum(ric_full)
    R_analytic_values[idx] = R_K_analytic(s)

print(f"\n  ds/dt_RF along Jensen path:")
print(f"  {'s':>6s}  {'ds/dt_RF':>12s}  {'r1':>10s}  {'r2':>10s}  {'r3':>10s}  {'R_ric':>10s}  {'R_anl':>10s}")
for idx in range(0, len(s_values), 5):
    s = s_values[idx]
    print(f"  {s:6.3f}  {ds_dt_values[idx]:12.8f}  {r1_values[idx]:10.6f}  {r2_values[idx]:10.6f}  {r3_values[idx]:10.6f}  {R_ric_values[idx]:10.6f}  {R_analytic_values[idx]:10.6f}")

# Key question: is ds/dt_RF < 0 for all s > 0?
# If so, Ricci flow drives the Jensen parameter back toward s=0 (bi-invariant).
all_negative = np.all(ds_dt_values < 0)
print(f"\n  ds/dt_RF < 0 for ALL s in (0, 0.5]: {all_negative}")
if not all_negative:
    first_positive = s_values[ds_dt_values >= 0][0] if np.any(ds_dt_values >= 0) else None
    print(f"  First s where ds/dt_RF >= 0: {first_positive}")

# ============================================================================
#  STEP 6: Comparison with spectral action gradient
# ============================================================================

print(f"\n{'='*72}")
print(f"  STEP 6: Comparison — Ricci Flow vs Spectral Action Gradient")
print(f"{'='*72}")

# The spectral action gradient at the fold:
# dS_SA/dtau = +58672.80 (from canonical constants)
# This means: S_SA INCREASES with tau.
# The "force" from the spectral action: -dS_SA/dtau < 0 pushes toward LOWER tau.
# (Because the equations of motion from the spectral action include -dS/dtau as a force.)

# The KK potential gradient from 12D reduction:
# V_KK(tau) = -M_p^2 * R_K(tau) / 2
# Since R_K increases for small tau (cubic behavior R ~ 4*(1 + 1.5*s^3)),
# V_KK decreases (becomes more negative), so dV/dtau < 0 at the fold.
# The force -dV/dtau > 0 pushes toward HIGHER tau.

# Let's compute dV/dtau at the fold:
M_p_sq_MKK = (M_Pl_reduced / M_KK_kerner)**2
def V_KK(s):
    return -M_p_sq_MKK * R_K_analytic(s) / 2.0
h = 1e-7  # (local)
dV_fold = (V_KK(s_fold + h) - V_KK(s_fold - h)) / (2.0*h)

# Ricci flow force:
# ds/dt_RF at the fold (already computed)
RF_force_fold = ds_dt_RF

# Spectral action force (as acceleration on tau):
# From the EOM: G_mod * tau_ddot + ... = -dS_SA/dtau (schematically)
# The direction is: -dS_SA/dtau pushes tau
SA_force_direction = -dS_fold  # negative of gradient = force direction

# KK potential force:
# -dV/dtau is the force on the modulus
KK_force = -dV_fold

print(f"\n  At the fold (s = tau = {s_fold}):")
print(f"")
print(f"  1. RICCI FLOW projection onto Jensen direction:")
print(f"     ds/dt_RF = {RF_force_fold:.8f}")
print(f"     Direction: {'TOWARD s=0' if RF_force_fold < 0 else 'AWAY from s=0'}")
print(f"")
print(f"  2. SPECTRAL ACTION gradient:")
print(f"     dS_SA/dtau = {dS_fold:.2f}")
print(f"     Force -dS/dtau = {SA_force_direction:.2f}")
print(f"     Direction: {'TOWARD tau=0' if SA_force_direction < 0 else 'AWAY from tau=0'}")
print(f"")
print(f"  3. KK POTENTIAL gradient:")
print(f"     dV_KK/dtau = {dV_fold:.4f}")
print(f"     Force -dV/dtau = {KK_force:.4f}")
print(f"     Direction: {'TOWARD tau=0' if KK_force < 0 else 'AWAY from tau=0'}")

# Are they aligned?
RF_sign = np.sign(RF_force_fold)
SA_sign = np.sign(SA_force_direction)
KK_sign = np.sign(KK_force)

print(f"\n  ALIGNMENT:")
print(f"  Ricci flow sign: {'+' if RF_sign > 0 else '-'}")
print(f"  Spectral action sign: {'+' if SA_sign > 0 else '-'}")
print(f"  KK potential sign: {'+' if KK_sign > 0 else '-'}")
print(f"  RF vs SA: {'ALIGNED' if RF_sign == SA_sign else 'OPPOSED'}")
print(f"  RF vs KK: {'ALIGNED' if RF_sign == KK_sign else 'OPPOSED'}")
print(f"  SA vs KK: {'ALIGNED' if SA_sign == KK_sign else 'OPPOSED'}")

# ============================================================================
#  STEP 7: Normalized Ricci flow (volume-preserving)
# ============================================================================

print(f"\n{'='*72}")
print(f"  STEP 7: Normalized (Volume-Preserving) Ricci Flow")
print(f"{'='*72}")

# The unnormalized Ricci flow changes the volume.
# The NORMALIZED Ricci flow preserves volume:
#   dg/dt = -2 Ric(g) + (2*R_avg/n) * g
# where R_avg = integral R / Vol and n = dim(G).
#
# For our diagonal metric:
#   d(log x_i)/dt = -2*r_i + (2*R_avg/8)
# where R_avg = (1*r1 + 3*r2 + 4*r3) / (1+3+4) * 8 = R (scalar curvature)
# Actually R_avg = R/8 for homogeneous spaces.
# The normalized flow:
#   d(log x_i)/dt = -2*r_i + R/4

R_scalar_fold = np.sum(ric_full_f)
norm_flow = np.array([-2.0*r_fold[i] + R_scalar_fold/4.0 for i in range(3)])

# Projection onto Jensen direction:
num_norm = np.sum(d_dims * norm_flow * c_jensen)
ds_dt_norm = num_norm / denominator

print(f"  R(fold) = {R_scalar_fold:.8f}")
print(f"  Normalized flow d(log x_i)/dt = -2*r_i + R/4:")
print(f"    u(1):  {norm_flow[0]:.8f}")
print(f"    su(2): {norm_flow[1]:.8f}")
print(f"    C^2:   {norm_flow[2]:.8f}")
print(f"  Normalized ds/dt_RF = {ds_dt_norm:.8f}")
print(f"  Direction: {'TOWARD s=0' if ds_dt_norm < 0 else 'AWAY from s=0'}")

# Compute normalized flow over full path
ds_dt_norm_values = np.zeros_like(s_values)
for idx, s in enumerate(s_values):
    R_s = R_ric_values[idx]
    r_vec = np.array([r1_values[idx], r2_values[idx], r3_values[idx]])
    nf = -2.0*r_vec + R_s/4.0
    ds_dt_norm_values[idx] = np.sum(d_dims * nf * c_jensen) / denominator

print(f"\n  Normalized ds/dt_RF along Jensen path:")
print(f"  {'s':>6s}  {'ds/dt_unorm':>14s}  {'ds/dt_norm':>14s}")
for idx in range(0, len(s_values), 5):
    print(f"  {s_values[idx]:6.3f}  {ds_dt_values[idx]:14.8f}  {ds_dt_norm_values[idx]:14.8f}")

# ============================================================================
#  STEP 8: Full 3D Ricci flow integration (not restricted to Jensen)
# ============================================================================

print(f"\n{'='*72}")
print(f"  STEP 8: Full 3D Ricci Flow from the Fold")
print(f"{'='*72}")

# Solve the full 3-component ODE system:
# d(log x_i)/dt = -2 * r_i(x1, x2, x3) + R(x1,x2,x3)/4
# (normalized Ricci flow)

def ricci_flow_rhs(t, log_x):
    """RHS of normalized Ricci flow in log coordinates."""
    x1 = np.exp(log_x[0])
    x2 = np.exp(log_x[1])
    x3 = np.exp(log_x[2])

    r1, r2, r3, _, _, ric_full = ricci_on_su3(x1, x2, x3)
    R_scalar = np.sum(ric_full)

    d_log_x1 = -2.0*r1 + R_scalar/4.0
    d_log_x2 = -2.0*r2 + R_scalar/4.0
    d_log_x3 = -2.0*r3 + R_scalar/4.0

    return [d_log_x1, d_log_x2, d_log_x3]

# Initial condition: Jensen metric at the fold
x1_init, x2_init, x3_init = jensen_metric(s_fold)
log_x_init = [np.log(x1_init), np.log(x2_init), np.log(x3_init)]

print(f"  Initial condition (fold): x = ({x1_init:.6f}, {x2_init:.6f}, {x3_init:.6f})")
print(f"  log(x) = ({log_x_init[0]:.6f}, {log_x_init[1]:.6f}, {log_x_init[2]:.6f})")

# Integrate forward
sol_RF = solve_ivp(ricci_flow_rhs, [0, 50.0], log_x_init,
                   max_step=0.1, rtol=1e-10, atol=1e-12, method='RK45',
                   dense_output=True)

t_RF = sol_RF.t
x1_RF = np.exp(sol_RF.y[0])
x2_RF = np.exp(sol_RF.y[1])
x3_RF = np.exp(sol_RF.y[2])

# Extract the Jensen parameter s from the metric
# x1 = alpha * e^{2s}, x2 = alpha * e^{-2s}, x3 = alpha * e^s
# => s from x1: s = log(x1/alpha)/2
# => s from x2: s = -log(x2/alpha)/2
# => s from x3: s = log(x3/alpha)
# If the flow stays on the Jensen family, all three give the same s.
s_from_x1 = np.log(x1_RF / alpha) / 2.0
s_from_x2 = -np.log(x2_RF / alpha) / 2.0
s_from_x3 = np.log(x3_RF / alpha)

# Measure deviation from Jensen family
s_avg = (s_from_x1 + 3*s_from_x2 + 4*s_from_x3) / 8.0  # weighted average
s_spread = np.sqrt(((s_from_x1 - s_avg)**2 + 3*(s_from_x2 - s_avg)**2 + 4*(s_from_x3 - s_avg)**2) / 8.0)

print(f"\n  Ricci flow trajectory (selected points):")
print(f"  {'t_RF':>8s}  {'s_x1':>10s}  {'s_x2':>10s}  {'s_x3':>10s}  {'s_avg':>10s}  {'spread':>10s}")
stride = max(1, len(t_RF) // 15)
for idx in range(0, len(t_RF), stride):
    print(f"  {t_RF[idx]:8.3f}  {s_from_x1[idx]:10.6f}  {s_from_x2[idx]:10.6f}  {s_from_x3[idx]:10.6f}  {s_avg[idx]:10.6f}  {s_spread[idx]:10.6f}")

# Check: does s_avg decrease (flow toward bi-invariant)?
if len(t_RF) > 1:
    s_final = s_avg[-1]
    s_initial = s_avg[0]
    print(f"\n  s(t=0) = {s_initial:.6f}")
    print(f"  s(t_final={t_RF[-1]:.1f}) = {s_final:.6f}")
    print(f"  Delta_s = {s_final - s_initial:.6f}")
    print(f"  Ricci flow drives s {'TOWARD' if s_final < s_initial else 'AWAY FROM'} zero (bi-invariant)")

    # Is the flow approximately on the Jensen family?
    max_spread = np.max(s_spread)
    print(f"  Maximum Jensen deviation (spread) = {max_spread:.6f}")
    print(f"  Flow stays on Jensen: {'YES (spread < 0.01)' if max_spread < 0.01 else 'NO (significant deviation)'}")

# Volume check
vol_RF = x1_RF * x2_RF**3 * x3_RF**4
vol_0 = alpha**8
print(f"\n  Volume preservation check:")
print(f"  Vol(0)/Vol_0 = {vol_RF[0]/vol_0:.10f}")
print(f"  Vol(final)/Vol_0 = {vol_RF[-1]/vol_0:.10f}")

# ============================================================================
#  STEP 9: Ricci flow timescale vs physical timescale
# ============================================================================

print(f"\n{'='*72}")
print(f"  STEP 9: Timescale Comparison")
print(f"{'='*72}")

# Ricci flow rate at fold: ds/dt_RF (computed above)
# Physical transit rate: tau_dot from the 12D reduction
# From s52_12d_reduction: the N_e = tau_fold * sqrt(G_DeWitt/6) analytic result
# tau_dot is determined by the initial kick, but the GEOMETRIC rate from
# the Ricci flow is ds/dt_RF.

# The Ricci flow timescale for tau to return to 0:
# tau_RF ~ |s_fold / ds_dt_RF| (crude linear estimate)
if abs(ds_dt_norm) > 1e-15:
    t_RF_return = abs(s_fold / ds_dt_norm)
    print(f"  Ricci flow rate at fold: ds/dt = {ds_dt_norm:.8f}")
    print(f"  Linear return time: t_RF ~ s_fold / |ds/dt| = {t_RF_return:.2f} (in curvature time units)")
else:
    t_RF_return = float('inf')
    print(f"  Ricci flow rate at fold: ds/dt = {ds_dt_norm:.8f} (essentially zero)")

# Physical transit timescale from canonical constants
dt_transit_phys = dt_transit   # canonical: 0.001130 M_KK^{-1} (S38)
v_terminal_phys = v_terminal   # canonical: 26.545 (S38)

print(f"\n  Physical transit: dt = {dt_transit_phys:.6f} M_KK^{{-1}}")
print(f"  Physical velocity: v_terminal = {v_terminal_phys:.3f}")
print(f"  Ricci flow velocity at fold: |ds/dt_RF| = {abs(ds_dt_norm):.8f}")
print(f"  Ratio v_physical / v_RF = {v_terminal_phys / abs(ds_dt_norm):.2f}" if abs(ds_dt_norm) > 1e-15 else "  v_RF ~ 0, ratio undefined")

# ============================================================================
#  STEP 10: Summary and Gate Verdict
# ============================================================================

print(f"\n{'='*72}")
print(f"  STEP 10: Summary and Gate Verdict")
print(f"{'='*72}")

# The key questions:
# 1. Does Ricci flow drive tau toward 0 (bi-invariant)?
# 2. Does it agree with the spectral action gradient?
# 3. What's the timescale comparison?

print(f"""
  RICCI-FLOW-52 RESULTS:
  ======================

  1. RICCI FLOW DIRECTION:
     At the fold (tau={s_fold}), the normalized Ricci flow projects onto
     the Jensen direction with ds/dt_RF = {ds_dt_norm:.8f}
     Direction: {'RESTORING (toward bi-invariant s=0)' if ds_dt_norm < 0 else 'DESTABILIZING (away from s=0)'}

  2. FULL 3D FLOW:
     Starting from the fold, the 3D normalized Ricci flow evolves s from
     {s_fold:.4f} to {s_final:.6f} over t_RF = {t_RF[-1]:.1f}
     Maximum Jensen deviation (spread) = {max_spread:.6f}
     {'Flow approximately stays on Jensen family' if max_spread < 0.01 else 'Flow deviates from Jensen family'}

  3. COMPARISON WITH SPECTRAL ACTION:
     Ricci flow force:     ds/dt_RF = {ds_dt_norm:.8f} ({'<0' if ds_dt_norm < 0 else '>0'})
     Spectral action force: -dS/dtau = {SA_force_direction:.2f} ({'<0' if SA_force_direction < 0 else '>0'})
     KK potential force:   -dV/dtau = {KK_force:.4f} ({'<0' if KK_force < 0 else '>0'})
     RF-SA alignment: {'ALIGNED' if RF_sign == SA_sign else 'OPPOSED'}
     RF-KK alignment: {'ALIGNED' if RF_sign == KK_sign else 'OPPOSED'}

  4. SCALAR CURVATURE CROSS-CHECK:
     At fold: R_from_Ric = {R_from_ric_f:.8f}, R_Baptista = {R_K_analytic(s_fold):.8f}
     Relative error: {abs(R_from_ric_f - R_K_analytic(s_fold))/abs(R_K_analytic(s_fold)):.2e}

  5. TIMESCALE:
     Ricci flow: |ds/dt| = {abs(ds_dt_norm):.6f} (curvature time^{{-1}})
     Physical transit: |dtau/dt| = {v_terminal_phys:.3f} M_KK
     Ratio: physical transit is {v_terminal_phys/abs(ds_dt_norm):.0f}x faster than Ricci flow

  GATE: INFO (Ricci flow direction analysis)
  VERDICT: The pure geometry (Ricci flow) {'AGREES' if RF_sign == SA_sign else 'DISAGREES'} with the spectral action gradient.
""")

# ============================================================================
#  SAVE DATA
# ============================================================================

np.savez(os.path.join(DATA_DIR, 's52_ricci_flow.npz'),
    # Jensen path data
    s_values=s_values,
    ds_dt_RF=ds_dt_values,
    ds_dt_RF_norm=ds_dt_norm_values,
    r1_values=r1_values,
    r2_values=r2_values,
    r3_values=r3_values,
    R_ric_values=R_ric_values,
    R_analytic_values=R_analytic_values,
    # At the fold
    s_fold=s_fold,
    ds_dt_RF_fold=RF_force_fold,
    ds_dt_RF_norm_fold=ds_dt_norm,
    r1_fold=r1_f, r2_fold=r2_f, r3_fold=r3_f,
    R_fold_ric=R_from_ric_f,
    R_fold_analytic=R_K_analytic(s_fold),
    # Comparison
    dS_SA_fold=dS_fold,
    dV_KK_fold=dV_fold,
    SA_force=SA_force_direction,
    KK_force=KK_force,
    RF_SA_aligned=(RF_sign == SA_sign),
    RF_KK_aligned=(RF_sign == KK_sign),
    # Full 3D flow
    t_RF=t_RF,
    x1_RF=x1_RF, x2_RF=x2_RF, x3_RF=x3_RF,
    s_from_x1=s_from_x1, s_from_x2=s_from_x2, s_from_x3=s_from_x3,
    s_avg_RF=s_avg, s_spread_RF=s_spread,
    vol_RF=vol_RF,
)
print(f"\n  Data saved to: s52_ricci_flow.npz")

# ============================================================================
#  PLOT
# ============================================================================

fig, axes = plt.subplots(2, 2, figsize=(14, 10))
fig.suptitle('S52 — RICCI-FLOW-52: Ricci Flow vs Modulus Dynamics on Jensen SU(3)', fontsize=13)

# Panel 1: Ricci eigenvalues along Jensen path
ax = axes[0, 0]
ax.plot(s_values, r1_values, 'b-', linewidth=2, label=r'$r_1$ (u(1))')
ax.plot(s_values, r2_values, 'r-', linewidth=2, label=r'$r_2$ (su(2))')
ax.plot(s_values, r3_values, 'g-', linewidth=2, label=r'$r_3$ ($\mathbb{C}^2$)')
ax.axvline(s_fold, color='gray', linestyle='--', alpha=0.5, label=f's = {s_fold} (fold)')
ax.set_xlabel(r'Jensen parameter $s = \tau$')
ax.set_ylabel('Ricci eigenvalue')
ax.set_title('Ricci Curvature Eigenvalues')
ax.legend(fontsize=9)
ax.grid(True, alpha=0.3)

# Panel 2: ds/dt from Ricci flow
ax = axes[0, 1]
ax.plot(s_values, ds_dt_values, 'b-', linewidth=2, label='Unnormalized')
ax.plot(s_values, ds_dt_norm_values, 'r-', linewidth=2, label='Normalized (vol-pres)')
ax.axhline(0, color='black', linewidth=0.5)
ax.axvline(s_fold, color='gray', linestyle='--', alpha=0.5, label=f's = {s_fold} (fold)')
ax.set_xlabel(r'Jensen parameter $s = \tau$')
ax.set_ylabel(r'$ds/dt_{RF}$')
ax.set_title('Ricci Flow Velocity Along Jensen Path')
ax.legend(fontsize=9)
ax.grid(True, alpha=0.3)

# Panel 3: Scalar curvature comparison
ax = axes[1, 0]
ax.plot(s_values, R_ric_values, 'b-', linewidth=2, label='R from Ric (numerical)')
ax.plot(s_values, R_analytic_values, 'r--', linewidth=2, label='R from Baptista (analytic)')
ax.axvline(s_fold, color='gray', linestyle='--', alpha=0.5, label=f's = {s_fold} (fold)')
ax.set_xlabel(r'Jensen parameter $s = \tau$')
ax.set_ylabel('Scalar curvature R')
ax.set_title('Scalar Curvature Cross-Check')
ax.legend(fontsize=9)
ax.grid(True, alpha=0.3)

# Panel 4: Full 3D Ricci flow trajectory
ax = axes[1, 1]
ax.plot(t_RF, s_from_x1, 'b-', linewidth=1, alpha=0.7, label=r'$s$ from $x_1$ (u(1))')
ax.plot(t_RF, s_from_x2, 'r-', linewidth=1, alpha=0.7, label=r'$s$ from $x_2$ (su(2))')
ax.plot(t_RF, s_from_x3, 'g-', linewidth=1, alpha=0.7, label=r'$s$ from $x_3$ ($\mathbb{C}^2$)')
ax.plot(t_RF, s_avg, 'k-', linewidth=2, label=r'$s_{avg}$ (weighted)')
ax.axhline(0, color='black', linewidth=0.5, linestyle=':')
ax.axhline(s_fold, color='gray', linestyle='--', alpha=0.5, label=f's = {s_fold} (fold)')
ax.set_xlabel(r'Ricci flow time $t_{RF}$')
ax.set_ylabel(r'Jensen parameter $s$')
ax.set_title('Full 3D Normalized Ricci Flow from Fold')
ax.legend(fontsize=8)
ax.grid(True, alpha=0.3)

plt.tight_layout()
plt.savefig(os.path.join(DATA_DIR, 's52_ricci_flow.png'), dpi=150, bbox_inches='tight')
print(f"  Plot saved to: s52_ricci_flow.png")

print(f"\n{'='*72}")
print(f"  RICCI-FLOW-52 COMPLETE")
print(f"{'='*72}")
